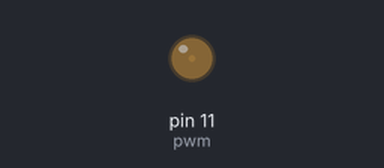
Recording of a program running on a simulated Raspberry Pi (header pin numbers). On the bench: output pins drawn as LEDs (lit = HIGH).

Above: at 0.05 s.
At 1.75 s:
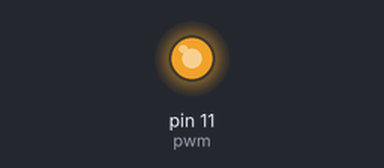
At 2.65 s:
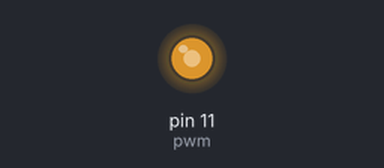
At 3.5 s:
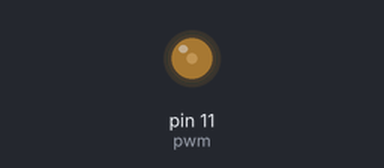
Timing chart, 0 to 5.2 s (numbered marks = the images above):
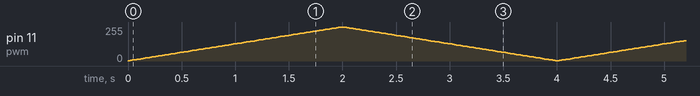

The program:

pwm.py
```python
import RPi.GPIO as GPIO
import time

GPIO.setmode(GPIO.BOARD)
GPIO.setup(11, GPIO.OUT)
pwm = GPIO.PWM(11, 50)
pwm.start(1)
while True:
    try:
        for i in range(1, 101):
            pwm.ChangeDutyCycle(i)
            time.sleep(.02)
        for i in range(100, 0, -1):
            pwm.ChangeDutyCycle(i)
            time.sleep(.02)
    except KeyboardInterrupt:
        GPIO.cleanup()
        break
```
